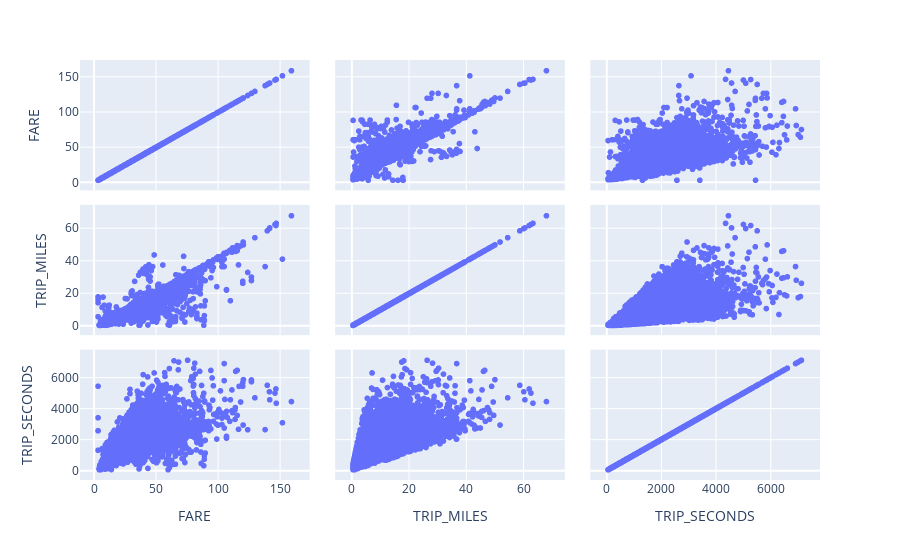

The notebook cell this image was saved under:
### Code cell
#@title Code - View pairplot
px.scatter_matrix(training_df, dimensions=["FARE", "TRIP_MILES", "TRIP_SECONDS"])

### Figure 1 — Plotly figure (JSON) as saved in the notebook; plotly's stock layout.template omitted (floating-point values rounded to 4 significant figures; data arrays with more than 128 entries replaced by an {"elided": "..."} marker saying what was removed)
{"data": [{"dimensions": [{"axis": {"matches": true}, "label": "FARE", "values": {"elided": "31694 float values"}}, {"axis": {"matches": true}, "label": "TRIP_MILES", "values": {"elided": "31694 float values"}}, {"axis": {"matches": true}, "label": "TRIP_SECONDS", "values": {"elided": "31694 int values"}}], "hovertemplate": "%{xaxis.title.text}=%{x}<br>%{yaxis.title.text}=%{y}<extra></extra>", "legendgroup": "", "marker": {"color": "#636efa", "symbol": "circle"}, "name": "", "showlegend": false, "type": "splom"}], "layout": {"dragmode": "select", "legend": {"tracegroupgap": 0}, "margin": {"t": 60}}}
